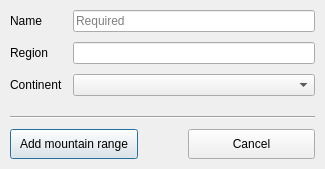
<?xml version="1.0" encoding="UTF-8"?>
<ui version="4.0">
 <class>NewRangeDialog</class>
 <widget class="QDialog" name="NewRangeDialog">
  <property name="geometry">
   <rect>
    <x>0</x>
    <y>0</y>
    <width>325</width>
    <height>169</height>
   </rect>
  </property>
  <property name="windowTitle">
   <string>New mountain range</string>
  </property>
  <layout class="QVBoxLayout" name="verticalLayout">
   <property name="spacing">
    <number>10</number>
   </property>
   <property name="leftMargin">
    <number>10</number>
   </property>
   <property name="topMargin">
    <number>10</number>
   </property>
   <property name="rightMargin">
    <number>10</number>
   </property>
   <property name="bottomMargin">
    <number>10</number>
   </property>
   <item>
    <layout class="QFormLayout" name="formLayout">
     <property name="horizontalSpacing">
      <number>10</number>
     </property>
     <property name="verticalSpacing">
      <number>10</number>
     </property>
     <item row="0" column="0">
      <widget class="QLabel" name="nameLabel">
       <property name="text">
        <string>Name</string>
       </property>
      </widget>
     </item>
     <item row="0" column="1">
      <widget class="QLineEdit" name="nameTextbox">
       <property name="placeholderText">
        <string>Required</string>
       </property>
      </widget>
     </item>
     <item row="2" column="0">
      <widget class="QLabel" name="continentLabel">
       <property name="text">
        <string>Continent</string>
       </property>
      </widget>
     </item>
     <item row="2" column="1">
      <widget class="QComboBox" name="continentCombo">
       <property name="placeholderText">
        <string>Select</string>
       </property>
      </widget>
     </item>
     <item row="1" column="1">
      <widget class="QLineEdit" name="regionTextbox"/>
     </item>
     <item row="1" column="0">
      <widget class="QLabel" name="regionLabel">
       <property name="text">
        <string>Region</string>
       </property>
      </widget>
     </item>
    </layout>
   </item>
   <item>
    <widget class="Line" name="bottomLine">
     <property name="orientation">
      <enum>Qt::Horizontal</enum>
     </property>
    </widget>
   </item>
   <item>
    <layout class="QHBoxLayout" name="bottomButtonLayout">
     <property name="spacing">
      <number>50</number>
     </property>
     <item>
      <widget class="QPushButton" name="okButton">
       <property name="sizePolicy">
        <sizepolicy hsizetype="MinimumExpanding" vsizetype="Fixed">
         <horstretch>0</horstretch>
         <verstretch>0</verstretch>
        </sizepolicy>
       </property>
       <property name="minimumSize">
        <size>
         <width>0</width>
         <height>30</height>
        </size>
       </property>
       <property name="text">
        <string>Add mountain range</string>
       </property>
      </widget>
     </item>
     <item>
      <widget class="QPushButton" name="cancelButton">
       <property name="sizePolicy">
        <sizepolicy hsizetype="MinimumExpanding" vsizetype="Fixed">
         <horstretch>0</horstretch>
         <verstretch>0</verstretch>
        </sizepolicy>
       </property>
       <property name="minimumSize">
        <size>
         <width>0</width>
         <height>30</height>
        </size>
       </property>
       <property name="text">
        <string>Cancel</string>
       </property>
      </widget>
     </item>
    </layout>
   </item>
  </layout>
 </widget>
 <resources/>
 <connections/>
</ui>
